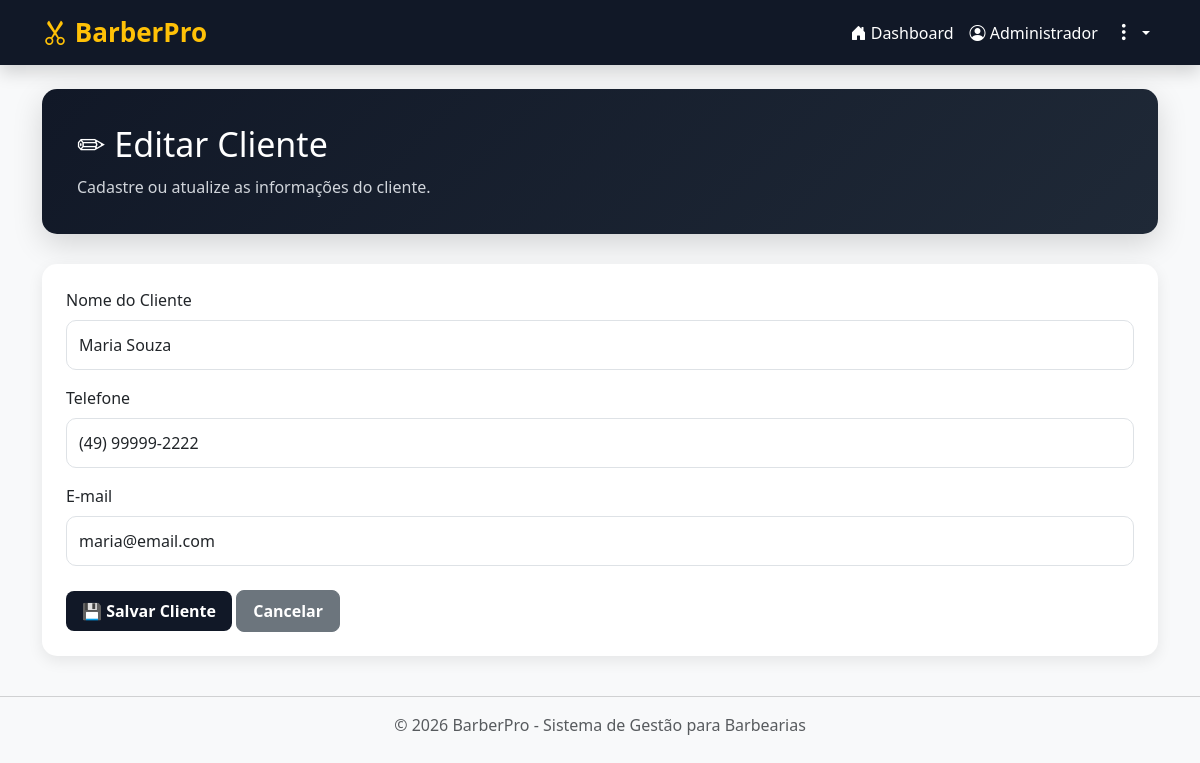
/index.php?controller=clients&action=edit&id=2 (signed in), run on the app's committed database.
### tables this page shows
CREATE TABLE IF NOT EXISTS clients (
    id INT AUTO_INCREMENT PRIMARY KEY,
    name VARCHAR(100) NOT NULL,
    phone VARCHAR(20) NOT NULL,
    email VARCHAR(100) NOT NULL
);

### app/controllers/ClientController.php (called while the page is built, shortened)
<?php
require_once 'app/models/Client.php';
class ClientController
{
    private Client $clientModel;
    public function __construct()
    {
        $this->clientModel = new Client();
    }
    public function edit(): void
    {
        $id = (int) $_GET['id'];
        $client = $this->clientModel->findById($id);
        require 'app/views/clients/form.php';
    }
}

### config/database.php (called while the page is built)
<?php
class Database
{
    private string $host = "localhost";
    private string $dbname = "appointment_system";
    private string $user = "root";
    private string $password = "";
    public function connect(): PDO
    {
        try {
            $connection = new PDO(
                "mysql:host={$this->host};dbname={$this->dbname};charset=utf8",
                $this->user,
                $this->password
            );
            $connection->setAttribute(PDO::ATTR_ERRMODE, PDO::ERRMODE_EXCEPTION);
            $connection->setAttribute(PDO::ATTR_DEFAULT_FETCH_MODE, PDO::FETCH_ASSOC);
            return $connection;
        } catch (PDOException $error) {
            die("Database connection error: " . $error->getMessage());
        }
    }
}

### app/models/Client.php (called while the page is built, shortened)
<?php
require_once 'config/database.php';
class Client
{
    private PDO $connection;
    public function __construct()
    {
        $database = new Database();
        $this->connection = $database->connect();
    }
    public function findById(int $id): array|false
    {
        $sql = "SELECT * FROM clients WHERE id = ?";
        $statement = $this->connection->prepare($sql);
        $statement->execute([$id]);
        return $statement->fetch();
    }
}

### app/views/clients/form.php (the view, shortened to what this page needs)
<?php require 'app/views/layout/header.php'; ?>
<div class="hero">
    <h2><?= $client ? '✏ Editar Cliente' : '👤 Novo Cliente'; ?></h2>
    <p>Cadastre ou atualize as informações do cliente.</p>
</div>
<div class="card p-4">
<form method="POST" action="index.php?controller=clients&action=<?= $client ? 'update' : 'store'; ?>">
    <div class="mb-3">
        <label class="form-label">Nome do Cliente</label>
        <input class="form-control"
               type="text"
               name="name"
               required
               value="<?= htmlspecialchars($client['name'] ?? ''); ?>">
    </div>
    <div class="mb-3">
        <label class="form-label">Telefone</label>
        <input class="form-control"
               type="text"
               name="phone"
               required
               value="<?= htmlspecialchars($client['phone'] ?? ''); ?>">
    </div>
    <div class="mb-4">
        <label class="form-label">E-mail</label>
        <input class="form-control"
               type="email"
               name="email"
               required
               value="<?= htmlspecialchars($client['email'] ?? ''); ?>">
    </div>
    <button class="btn btn-primary">
        💾 Salvar Cliente
    </button>
    <a class="btn btn-secondary"
       href="index.php?controller=clients">
        Cancelar
    </a>
</form>
</div>
<?php require 'app/views/layout/footer.php'; ?>

### public/css/style.css (style rules this page uses)
* { margin:0; padding:0; box-sizing:border-box; font-family:'Segoe UI',Tahoma,Geneva,Verdana,sans-serif; }
body { background:#f4f6f9; color:#333; }
.hero { background:linear-gradient(135deg,#111827,#1f2937); color:white; border-radius:15px; padding:35px; margin-bottom:30px; box-shadow:0 10px 30px rgba(0,0,0,.15); }
.hero h2 { font-size:34px; margin-bottom:10px; }
.hero p { color:#d1d5db; margin:0; }
.card { border:none; border-radius:15px; box-shadow:0 5px 15px rgba(0,0,0,.08); }
.btn { border-radius:8px; padding:8px 16px; font-weight:600; }
.btn-primary { background:#111827; border:none; }
input, select, textarea { border-radius:10px !important; padding:12px !important; }

### data on the page
clients: name "Maria Souza", phone "(49) 99999-2222", email "maria@email.com"

### other printed values
$_SESSION['user']['name'] "Administrador"
